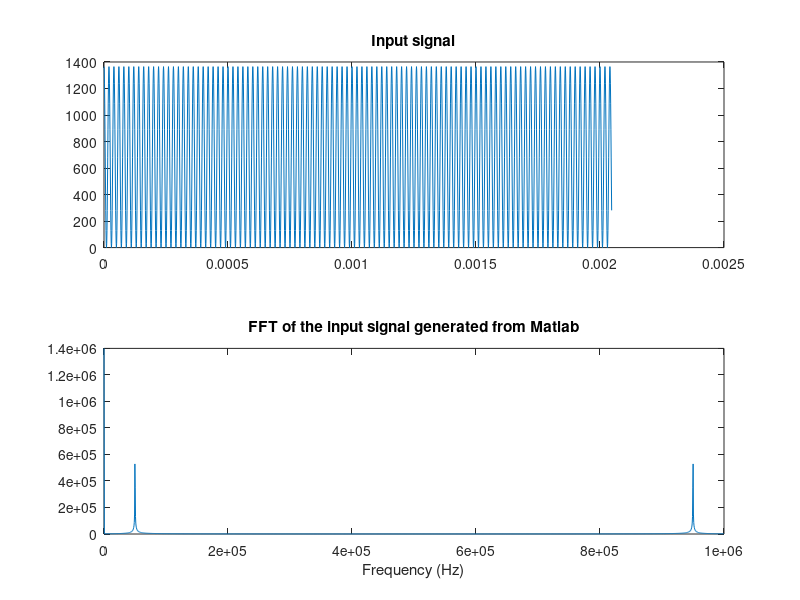

Write the MATLAB code that produced this figure.
% This code produces the test input vectors to the FFT module

fs = 1 * 10^6; %1MHz Sampling Rate
N = 2048; %Sampling Size
n = 0:N-1;
T = 1/fs; 
t = n*T; 
Frequency = 50 * 10^3; %50kHZ

%x is a single frequency sinusoidal signal
x = round(4095/6 * cos(2 * pi * Frequency * t) + 4095/6);
subplot(2,1,1);
plot(t,x)
title('Input signal');

%Writing the input vector to a file
file = fopen('FFT_Input.txt','w');

%FFT module takes in 12bit binary values
binary_x = dec2bin(x,12);


for i = 1:length(x)
    fprintf(file, '%s\n', binary_x(i,:));
end

fclose(file);

%plotting the corresponding frequency spectrum
subplot(2,1,2);
X_mag = abs(fft(x));
plot(n * fs / N, X_mag);
title('FFT of the input signal generated from Matlab');
xlabel('Frequency (Hz)');




